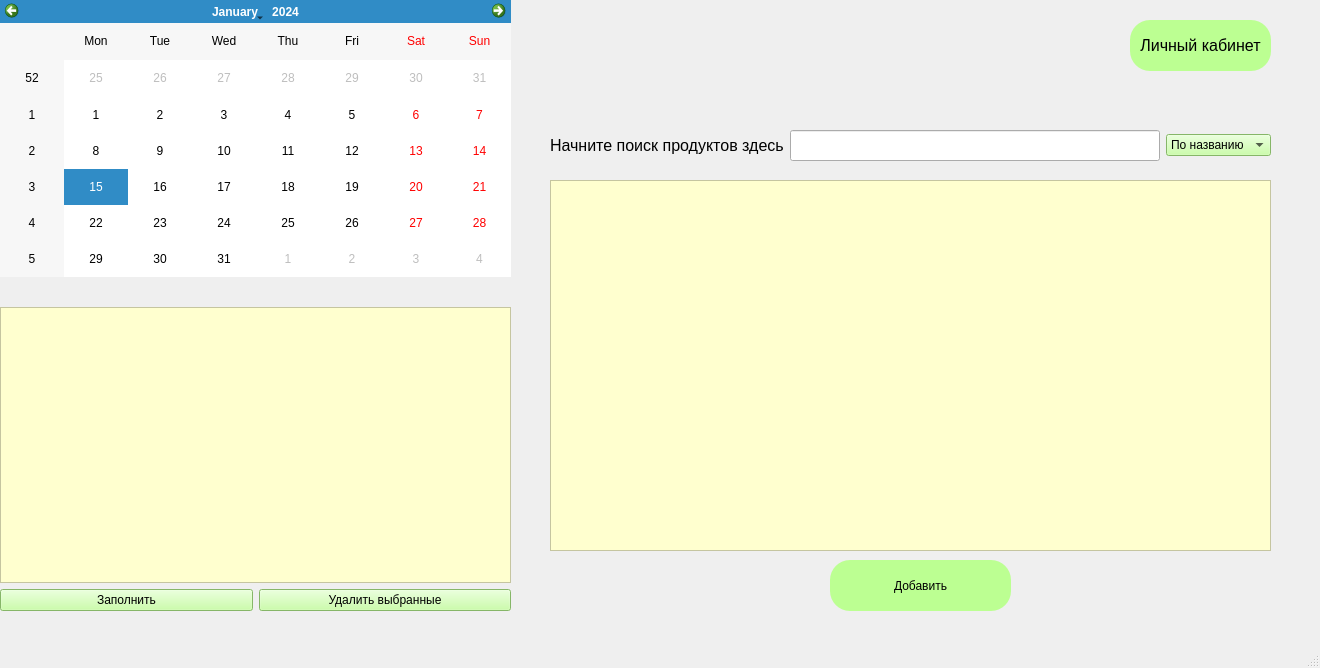
<?xml version="1.0" encoding="UTF-8"?>
<ui version="4.0">
 <class>MainWindow</class>
 <widget class="QMainWindow" name="MainWindow">
  <property name="geometry">
   <rect>
    <x>0</x>
    <y>0</y>
    <width>1320</width>
    <height>668</height>
   </rect>
  </property>
  <property name="windowTitle">
   <string>MainWindow</string>
  </property>
  <property name="windowIcon">
   <iconset>
    <normaloff>ico/bowl.ico</normaloff>ico/bowl.ico</iconset>
  </property>
  <property name="unifiedTitleAndToolBarOnMac">
   <bool>false</bool>
  </property>
  <widget class="QWidget" name="centralwidget">
   <widget class="QPushButton" name="pushButton">
    <property name="geometry">
     <rect>
      <x>1130</x>
      <y>20</y>
      <width>141</width>
      <height>51</height>
     </rect>
    </property>
    <property name="font">
     <font>
      <pointsize>12</pointsize>
     </font>
    </property>
    <property name="cursor">
     <cursorShape>PointingHandCursor</cursorShape>
    </property>
    <property name="styleSheet">
     <string notr="true">QPushButton {
    background-color: rgb(188, 255, 146);
    border-radius: 20px;
  
}
QPushButton:hover {
    background: green; 
}
QPushButton:pressed {
    background: dark;
}</string>
    </property>
    <property name="text">
     <string>Личный кабинет</string>
    </property>
   </widget>
   <widget class="QPushButton" name="pushButton_3">
    <property name="geometry">
     <rect>
      <x>830</x>
      <y>560</y>
      <width>181</width>
      <height>51</height>
     </rect>
    </property>
    <property name="cursor">
     <cursorShape>PointingHandCursor</cursorShape>
    </property>
    <property name="styleSheet">
     <string notr="true">QPushButton {
    background-color: rgb(188, 255, 146);
    border-radius: 20px;
  
}
QPushButton:hover {
    background: green; 
}
QPushButton:pressed {
    background: dark;
}</string>
    </property>
    <property name="text">
     <string>Добавить</string>
    </property>
    <property name="icon">
     <iconset>
      <normaloff>ico/+.ico</normaloff>ico/+.ico</iconset>
    </property>
   </widget>
   <widget class="QTableWidget" name="tableWidget_2">
    <property name="geometry">
     <rect>
      <x>550</x>
      <y>180</y>
      <width>721</width>
      <height>371</height>
     </rect>
    </property>
    <property name="styleSheet">
     <string notr="true">background-color: rgb(255, 255, 207);</string>
    </property>
   </widget>
   <widget class="QWidget" name="gridLayoutWidget">
    <property name="geometry">
     <rect>
      <x>0</x>
      <y>0</y>
      <width>511</width>
      <height>611</height>
     </rect>
    </property>
    <layout class="QGridLayout" name="gridLayout">
     <item row="1" column="0">
      <widget class="QLabel" name="label">
       <property name="font">
        <font>
         <pointsize>12</pointsize>
        </font>
       </property>
       <property name="text">
        <string/>
       </property>
      </widget>
     </item>
     <item row="3" column="0">
      <layout class="QHBoxLayout" name="horizontalLayout">
       <item>
        <widget class="QPushButton" name="pushButton_4">
         <property name="cursor">
          <cursorShape>PointingHandCursor</cursorShape>
         </property>
         <property name="styleSheet">
          <string notr="true">background-color: rgb(188, 255, 146);
</string>
         </property>
         <property name="text">
          <string>Заполнить</string>
         </property>
         <property name="icon">
          <iconset>
           <normaloff>ico/+.ico</normaloff>ico/+.ico</iconset>
         </property>
        </widget>
       </item>
       <item>
        <widget class="QPushButton" name="pushButton_2">
         <property name="cursor">
          <cursorShape>PointingHandCursor</cursorShape>
         </property>
         <property name="styleSheet">
          <string notr="true"> background-color: rgb(188, 255, 146);

</string>
         </property>
         <property name="text">
          <string>Удалить выбранные</string>
         </property>
         <property name="icon">
          <iconset>
           <normaloff>ico/-.ico</normaloff>ico/-.ico</iconset>
         </property>
        </widget>
       </item>
      </layout>
     </item>
     <item row="0" column="0">
      <widget class="QCalendarWidget" name="calendarWidget">
       <property name="styleSheet">
        <string notr="true">image: url(:/newPrefix/векторные овощи.png);</string>
       </property>
      </widget>
     </item>
     <item row="2" column="0">
      <widget class="QTableWidget" name="tableWidget">
       <property name="palette">
        <palette>
         <active>
          <colorrole role="Button">
           <brush brushstyle="SolidPattern">
            <color alpha="255">
             <red>255</red>
             <green>255</green>
             <blue>207</blue>
            </color>
           </brush>
          </colorrole>
          <colorrole role="Midlight">
           <brush brushstyle="SolidPattern">
            <color alpha="255">
             <red>170</red>
             <green>255</green>
             <blue>127</blue>
            </color>
           </brush>
          </colorrole>
          <colorrole role="Mid">
           <brush brushstyle="SolidPattern">
            <color alpha="255">
             <red>255</red>
             <green>170</green>
             <blue>255</blue>
            </color>
           </brush>
          </colorrole>
          <colorrole role="BrightText">
           <brush brushstyle="SolidPattern">
            <color alpha="255">
             <red>85</red>
             <green>255</green>
             <blue>0</blue>
            </color>
           </brush>
          </colorrole>
          <colorrole role="Base">
           <brush brushstyle="SolidPattern">
            <color alpha="255">
             <red>255</red>
             <green>255</green>
             <blue>207</blue>
            </color>
           </brush>
          </colorrole>
          <colorrole role="Window">
           <brush brushstyle="SolidPattern">
            <color alpha="255">
             <red>255</red>
             <green>255</green>
             <blue>207</blue>
            </color>
           </brush>
          </colorrole>
         </active>
         <inactive>
          <colorrole role="Button">
           <brush brushstyle="SolidPattern">
            <color alpha="255">
             <red>255</red>
             <green>255</green>
             <blue>207</blue>
            </color>
           </brush>
          </colorrole>
          <colorrole role="Midlight">
           <brush brushstyle="SolidPattern">
            <color alpha="255">
             <red>170</red>
             <green>255</green>
             <blue>127</blue>
            </color>
           </brush>
          </colorrole>
          <colorrole role="Mid">
           <brush brushstyle="SolidPattern">
            <color alpha="255">
             <red>255</red>
             <green>170</green>
             <blue>255</blue>
            </color>
           </brush>
          </colorrole>
          <colorrole role="BrightText">
           <brush brushstyle="SolidPattern">
            <color alpha="255">
             <red>85</red>
             <green>255</green>
             <blue>0</blue>
            </color>
           </brush>
          </colorrole>
          <colorrole role="Base">
           <brush brushstyle="SolidPattern">
            <color alpha="255">
             <red>255</red>
             <green>255</green>
             <blue>207</blue>
            </color>
           </brush>
          </colorrole>
          <colorrole role="Window">
           <brush brushstyle="SolidPattern">
            <color alpha="255">
             <red>255</red>
             <green>255</green>
             <blue>207</blue>
            </color>
           </brush>
          </colorrole>
         </inactive>
         <disabled>
          <colorrole role="Button">
           <brush brushstyle="SolidPattern">
            <color alpha="255">
             <red>255</red>
             <green>255</green>
             <blue>207</blue>
            </color>
           </brush>
          </colorrole>
          <colorrole role="Midlight">
           <brush brushstyle="SolidPattern">
            <color alpha="255">
             <red>170</red>
             <green>255</green>
             <blue>127</blue>
            </color>
           </brush>
          </colorrole>
          <colorrole role="Mid">
           <brush brushstyle="SolidPattern">
            <color alpha="255">
             <red>255</red>
             <green>170</green>
             <blue>255</blue>
            </color>
           </brush>
          </colorrole>
          <colorrole role="BrightText">
           <brush brushstyle="SolidPattern">
            <color alpha="255">
             <red>85</red>
             <green>255</green>
             <blue>0</blue>
            </color>
           </brush>
          </colorrole>
          <colorrole role="Base">
           <brush brushstyle="SolidPattern">
            <color alpha="255">
             <red>255</red>
             <green>255</green>
             <blue>207</blue>
            </color>
           </brush>
          </colorrole>
          <colorrole role="Window">
           <brush brushstyle="SolidPattern">
            <color alpha="255">
             <red>255</red>
             <green>255</green>
             <blue>207</blue>
            </color>
           </brush>
          </colorrole>
         </disabled>
        </palette>
       </property>
       <property name="styleSheet">
        <string notr="true">background-color: rgb(255, 255, 207);
background-image: url(:/newPrefix/логобезфона.png);</string>
       </property>
       <property name="sortingEnabled">
        <bool>false</bool>
       </property>
      </widget>
     </item>
    </layout>
   </widget>
   <widget class="QLabel" name="label_3">
    <property name="geometry">
     <rect>
      <x>550</x>
      <y>20</y>
      <width>481</width>
      <height>51</height>
     </rect>
    </property>
    <property name="font">
     <font>
      <pointsize>16</pointsize>
     </font>
    </property>
    <property name="text">
     <string/>
    </property>
   </widget>
   <widget class="QWidget" name="horizontalLayoutWidget">
    <property name="geometry">
     <rect>
      <x>550</x>
      <y>130</y>
      <width>721</width>
      <height>31</height>
     </rect>
    </property>
    <layout class="QHBoxLayout" name="horizontalLayout_2">
     <item>
      <widget class="QLabel" name="label_2">
       <property name="font">
        <font>
         <pointsize>12</pointsize>
        </font>
       </property>
       <property name="text">
        <string>Начните поиск продуктов здесь</string>
       </property>
      </widget>
     </item>
     <item>
      <widget class="QLineEdit" name="lineEdit">
       <property name="font">
        <font>
         <pointsize>14</pointsize>
        </font>
       </property>
      </widget>
     </item>
     <item>
      <widget class="QComboBox" name="comboBox">
       <property name="styleSheet">
        <string notr="true">background-color: rgb(188, 255, 146);</string>
       </property>
       <item>
        <property name="text">
         <string>По названию</string>
        </property>
       </item>
       <item>
        <property name="text">
         <string>По разделу</string>
        </property>
       </item>
      </widget>
     </item>
    </layout>
   </widget>
   <widget class="QLabel" name="label_4">
    <property name="geometry">
     <rect>
      <x>460</x>
      <y>30</y>
      <width>851</width>
      <height>581</height>
     </rect>
    </property>
    <property name="styleSheet">
     <string notr="true">background-image: url(:/newPrefix/1620799461_23-phonoteka_org-p-ovoshchi-fon-vektor-25-removebg.png);</string>
    </property>
    <property name="text">
     <string/>
    </property>
   </widget>
   <zorder>label_4</zorder>
   <zorder>pushButton</zorder>
   <zorder>pushButton_3</zorder>
   <zorder>tableWidget_2</zorder>
   <zorder>gridLayoutWidget</zorder>
   <zorder>horizontalLayoutWidget</zorder>
   <zorder>label_3</zorder>
  </widget>
  <widget class="QMenuBar" name="menubar">
   <property name="geometry">
    <rect>
     <x>0</x>
     <y>0</y>
     <width>1320</width>
     <height>21</height>
    </rect>
   </property>
  </widget>
  <widget class="QStatusBar" name="statusbar"/>
 </widget>
 <resources>
  <include location="file.qrc"/>
 </resources>
 <connections/>
</ui>
